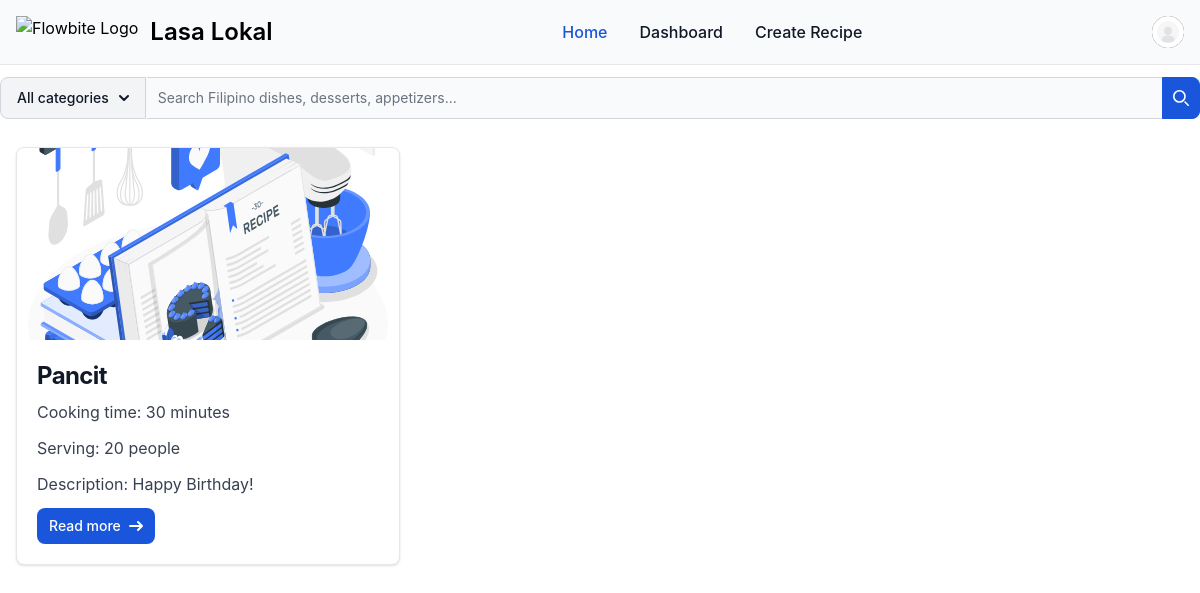
/recipe/ (signed in), run on an earlier commit of the app's database.
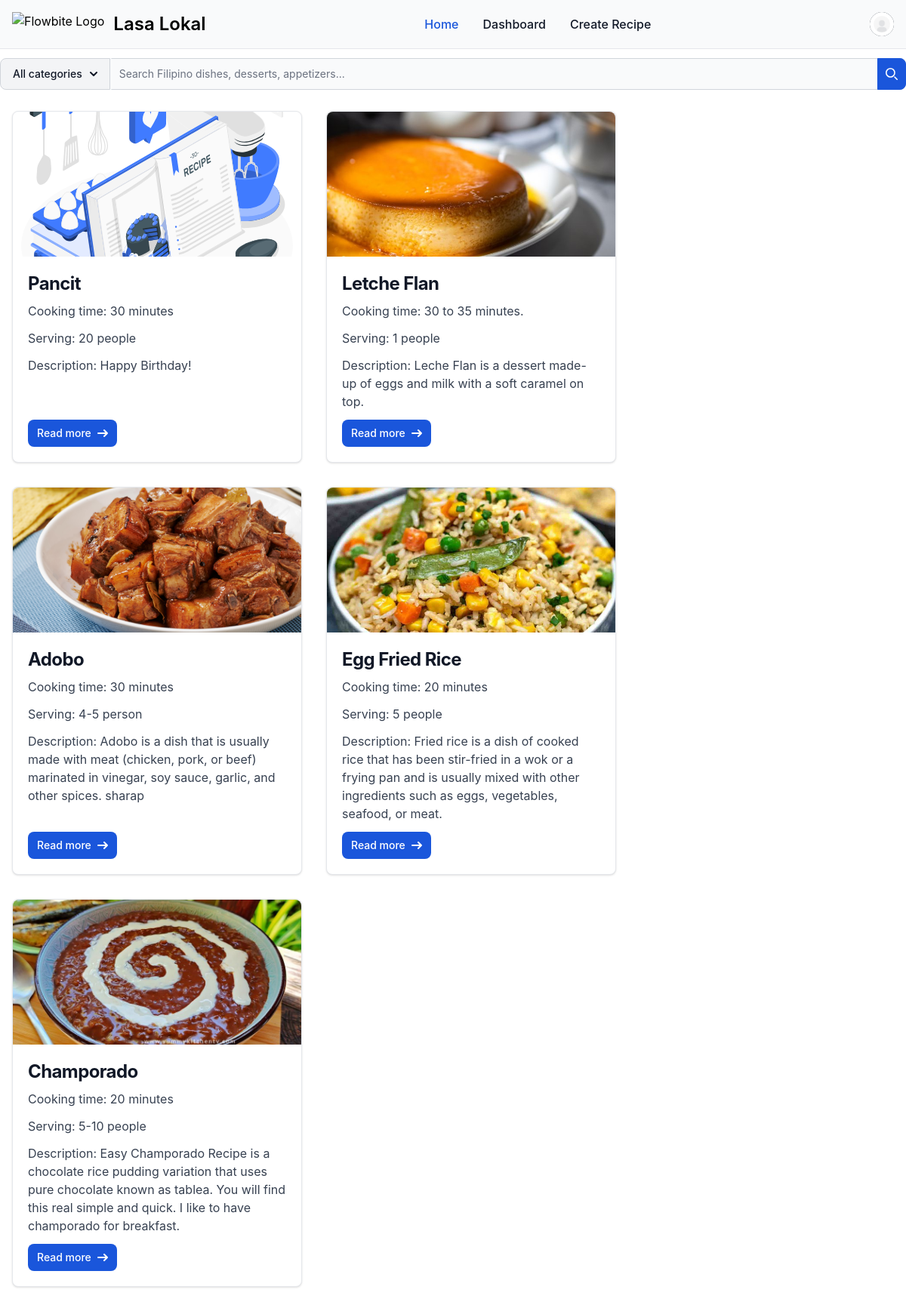
And on a later commit of the database.
### recipe/models.py (models this page shows, shortened)
class Recipe(models.Model):
    category = models.ForeignKey(Category, on_delete=models.CASCADE, related_name="category")
    created_by = models.ForeignKey(User, on_delete=models.CASCADE, related_name="created_by")
    name = models.CharField(max_length=100)
    image = models.ImageField(upload_to='recipe_images', default='default_recipe_image.svg', blank=True, null=True)
    description = models.TextField()
    cook_time = models.CharField(max_length=100)
    serving = models.CharField(max_length=100)
    created_at = models.DateTimeField(auto_now_add=True)
    updated_at = models.DateTimeField(auto_now_add=True)

### recipe/views.py (the view)
# urls.py: path('', views.view_recipes, name='view_recipes'),
@login_required
def view_recipes(request):
    query = request.GET.get('query', '')
    category_id = request.GET.get('category', 0)
    categories = Category.objects.all()
    recipes = Recipe.objects.all()
    if category_id:
        recipes = recipes.filter(category_id=category_id)
    if query:
        recipes = recipes.filter(Q(name__icontains=query) | Q(description__icontains=query))
    return render(request, 'recipe/view_recipes.html', {
        'title': 'Recipes',
        'recipes': recipes,
        'categories': categories,
    })

### recipe/templates/recipe/view_recipes.html (shortened to what the changed rows need)
{% extends 'main/base.html' %}
{% load static %}
{% block content %}
<div class = "max-w-screen-xl mx-auto my-3">
    <div class="mt-3">
        {% if recipes %}
        <div class="flex flex-wrap">
            {% for recipe in recipes %}
                <div class="w-full max-w-sm m-4 bg-white border border-gray-200 rounded-lg shadow dark:bg-gray-800 dark:border-gray-700 flex flex-col">
                    <a href="{% url 'recipe:view_recipe_detail' recipe_primary_key=recipe.id %}">
                        <img class="w-full h-48 object-cover rounded-t-lg" src="{{ recipe.image.url }}" alt="" />
                    </a>
                    <div class="p-5 flex flex-col h-full">
                        <div class="flex-1">
                            <a href="#">
                                <h5 class="mb-2 text-2xl font-bold tracking-tight text-gray-900 dark:text-white">{{ recipe.name }}</h5>
                            </a>
                            <p class="mb-3 font-normal text-gray-700 dark:text-gray-400">Cooking time: {{ recipe.cook_time }}</p>
                            <p class="mb-3 font-normal text-gray-700 dark:text-gray-400">Serving: {{ recipe.serving }}</p>
                            <p class="mb-3 font-normal text-gray-700 dark:text-gray-400">Description: {{ recipe.description }}</p>
                        </div>
                        <div class="mt-auto">
                            <a href="{% url 'recipe:view_recipe_detail' recipe_primary_key=recipe.id %}" class="inline-flex items-center px-3 py-2 text-sm font-medium text-center text-white bg-blue-700 rounded-lg hover:bg-blue-800 focus:ring-4 focus:outline-none focus:ring-blue-300 dark:bg-blue-600 dark:hover:bg-blue-700 dark:focus:ring-blue-800">
                                Read more
                                <svg class="rtl:rotate-180 w-3.5 h-3.5 ms-2" aria-hidden="true" xmlns="http://www.w3.org/2000/svg" fill="none" viewBox="0 0 14 10">
                                    <path stroke="currentColor" stroke-linecap="round" stroke-linejoin="round" stroke-width="2" d="M1 5h12m0 0L9 1m4 4L9 9"/>
                                </svg>
                            </a>
                        </div>
                    </div>
                </div>
            {% endfor %}
        </div>
        {% endif %}
    </div>
</div>
{% endblock %}

What changed in the data, as far as the page shows it:
added Recipe: image (picture), name "Letche Flan", cook_time "30 to 35 minutes.", serving "1 people", description "Leche Flan is a dessert made-up of eggs and milk with a soft caramel on top."
added Recipe: image (picture), name "Adobo", cook_time "30 minutes", serving "4-5 person", description "Adobo is a dish that is usually made with meat (chicken, pork, or beef) marinated in vinegar, soy sauce, garlic, and other spices. sharap"
added Recipe: image (picture), name "Egg Fried Rice", cook_time "20 minutes", serving "5 people", description "Fried rice is a dish of cooked rice that has been stir-fried in a wok or a frying pan and is usually mixed with other ingredients such as eggs, vegetables, seafood, or meat."
added Recipe: image (picture), name "Champorado", cook_time "20 minutes", serving "5-10 people", description "Easy Champorado Recipe is a chocolate rice pudding variation that uses pure chocolate known as tablea. You will find this real simple and quick. I like to have champorado for breakfast."
